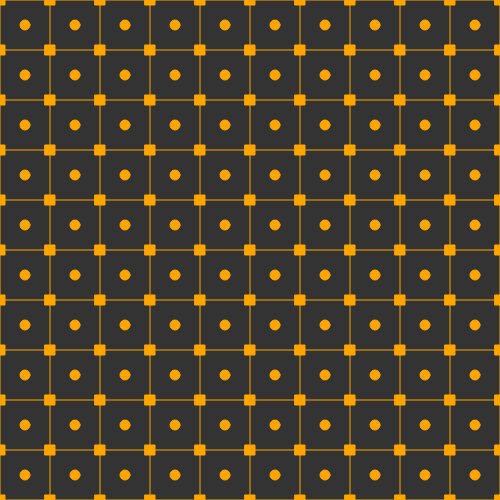
Frame 1 (no input)
Frame 60 (no input): identical to frame 1, image omitted
Frame 120 (the mouse pressed at the canvas centre since frame 60): identical to frame 1, image omitted

The p5.js sketch that drew this single still picture (run headless with seeded random() and noise() and a simulated clock; from frame 60 on, the mouse is pressed at the canvas centre):

// p5.js sketch
// ── sketch.js
function setup() {
  createCanvas(500, 500);
}

function draw() {
  background(51);
	stroke('orange');
  fill('orange');
	strokeWeight(1);
  rectMode(CENTER);

	const space = 50;
  for (var x = 0; x <= width; x += space) {
    for (var y = 0; y <= height; y += space) {
      line(x, y, x + space, y);
      line(x, y, x, y + space);
      square(x,y, 10);
      ellipse(x + space/2,y + space/2, 10);
    }
  }
}
